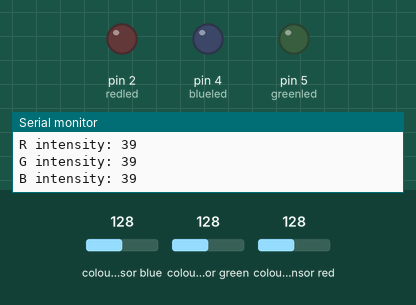
This sketch was run on a simulated Arduino Uno, built with avr-gcc and run on an emulated ATmega328P. On the bench: output pins drawn as LEDs (lit = HIGH), the last lines printed to the serial monitor. Wiring (inferred from the names in the program): TCS3200 colour sensor: output pin 10; S2 pin 12; S3 pin 11; S0 pin 8; S1 pin 9. Inputs (shaded band) come from the test bench; at power-on: colour sensor blue 128, colour sensor green 128, colour sensor red 128. Pins used as bus, display or sensor lines are not drawn.

Above: at 1.2 s.
1.3 s: colour sensor blue set to 135
At 2.7 s:
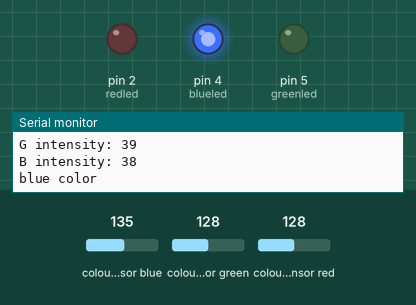
4.3 s: colour sensor green set to 136
At 6.2 s:
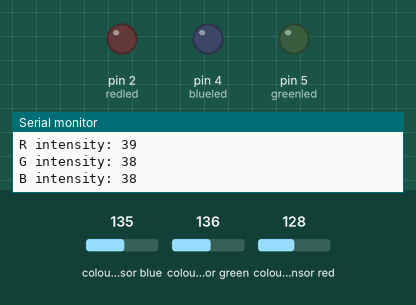
6.5 s: colour sensor red set to 140
At 7.8 s:
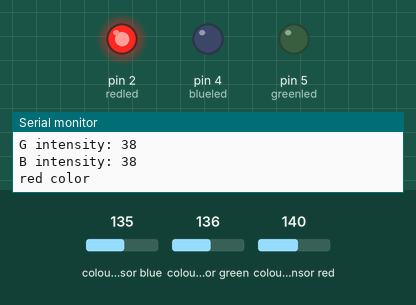
9.5 s: colour sensor green set to 191
At 10.3 s:
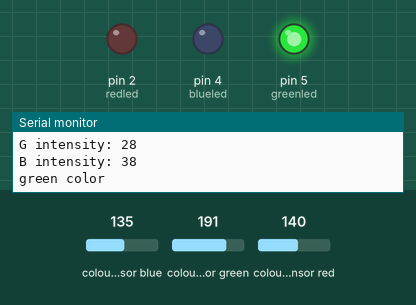
12.5 s: colour sensor blue set to 191
At 13.9 s:
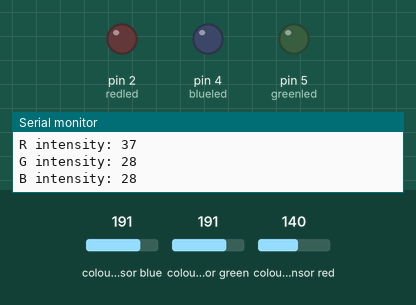
14.5 s: colour sensor blue set to 5
At 15.5 s:
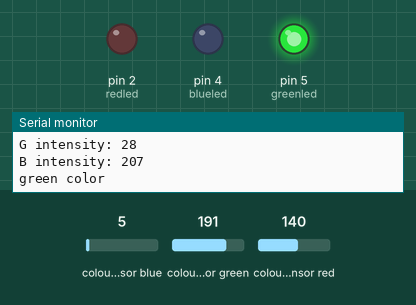
Timing chart, 0 to 17.5 s (numbered marks = the images above; inputs shaded):
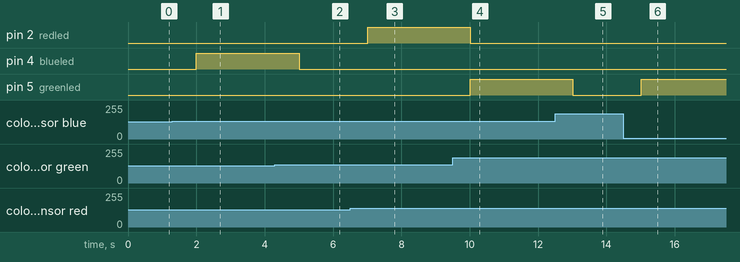

Measured:
- the behaviour switches between 131 and 132 on colour sensor blue (found by bisection; images 0 and 1)
- the behaviour switches between 131 and 132 on colour sensor green (found by bisection; images 1 and 2)
- the behaviour switches between 136 and 137 on colour sensor red (found by bisection; images 2 and 3)
- after the input at 1.3 s, pin 4 (blueled): LOW → HIGH after 0.70 s
- after the input at 4.3 s, pin 4 (blueled): HIGH → LOW after 0.71 s
- after the input at 6.5 s, pin 2 (redled): LOW → HIGH after 0.51 s
- after the input at 9.5 s, pin 2 (redled): HIGH → LOW after 0.51 s; pin 5 (greenled): LOW → HIGH after 0.51 s
- after the input at 12.5 s, pin 5 (greenled): HIGH → LOW after 0.51 s
- after the input at 14.5 s, pin 5 (greenled): LOW → HIGH after 0.52 s

The sketch:

color.ino
```cpp
const int s0=8;
const int s1=9;
const int s2=12;
const int s3=11;
const int out=10;
int redled=2;
int greenled=5;
int blueled=4;
int red=0;
int green=0;
int blue=0;
void color();
void setup() {
  // put your setup code here, to run once:
  Serial.begin(9600);
  pinMode(s0,OUTPUT);
  pinMode(s1,OUTPUT);
  pinMode(s2,OUTPUT);
  pinMode(s3,OUTPUT);
  pinMode(out,INPUT);
  pinMode(redled,OUTPUT);
 pinMode(greenled,OUTPUT);
 pinMode(blueled,OUTPUT);
 digitalWrite(s1,HIGH);
}

void loop() {
  // put your main code here, to run repeatedly:
  color();
  Serial.print("R intensity: ");
  Serial.println(red,DEC);
  Serial.print("G intensity: ");
  Serial.println(green,DEC);
  Serial.print("B intensity: ");
  Serial.println(blue,DEC);
  if(red<blue && red<green)
  {
    Serial.println("red color");
    digitalWrite(redled,HIGH);
    digitalWrite(greenled,LOW);
    digitalWrite(blueled,LOW);

  }
  else if(blue<red && blue<green)
  {
    Serial.println("blue color");
    digitalWrite(redled,LOW);
    digitalWrite(greenled,LOW);
    digitalWrite(blueled,HIGH);
  }
  else if(green<blue && green<red)
  {
    Serial.println("green color");
    digitalWrite(redled,LOW);
    digitalWrite(greenled,HIGH);
    digitalWrite(blueled,LOW);

  }
  else
  {
    Serial.println();
  }
  delay(1000);
  digitalWrite(redled,LOW);
    digitalWrite(greenled,LOW);
    digitalWrite(blueled,LOW);
}
void color()
{
  digitalWrite(s2,LOW);
  digitalWrite(s3,LOW);
  red=pulseIn(out,digitalRead(out)==HIGH?LOW:HIGH);
  digitalWrite(s3,HIGH);
  blue=pulseIn(out,digitalRead(out)==HIGH?LOW:HIGH);
  digitalWrite(s2,HIGH);
  green=pulseIn(out,digitalRead(out)==HIGH?LOW:HIGH);
  //digitalWrite(s3,HIGH);
}
```
